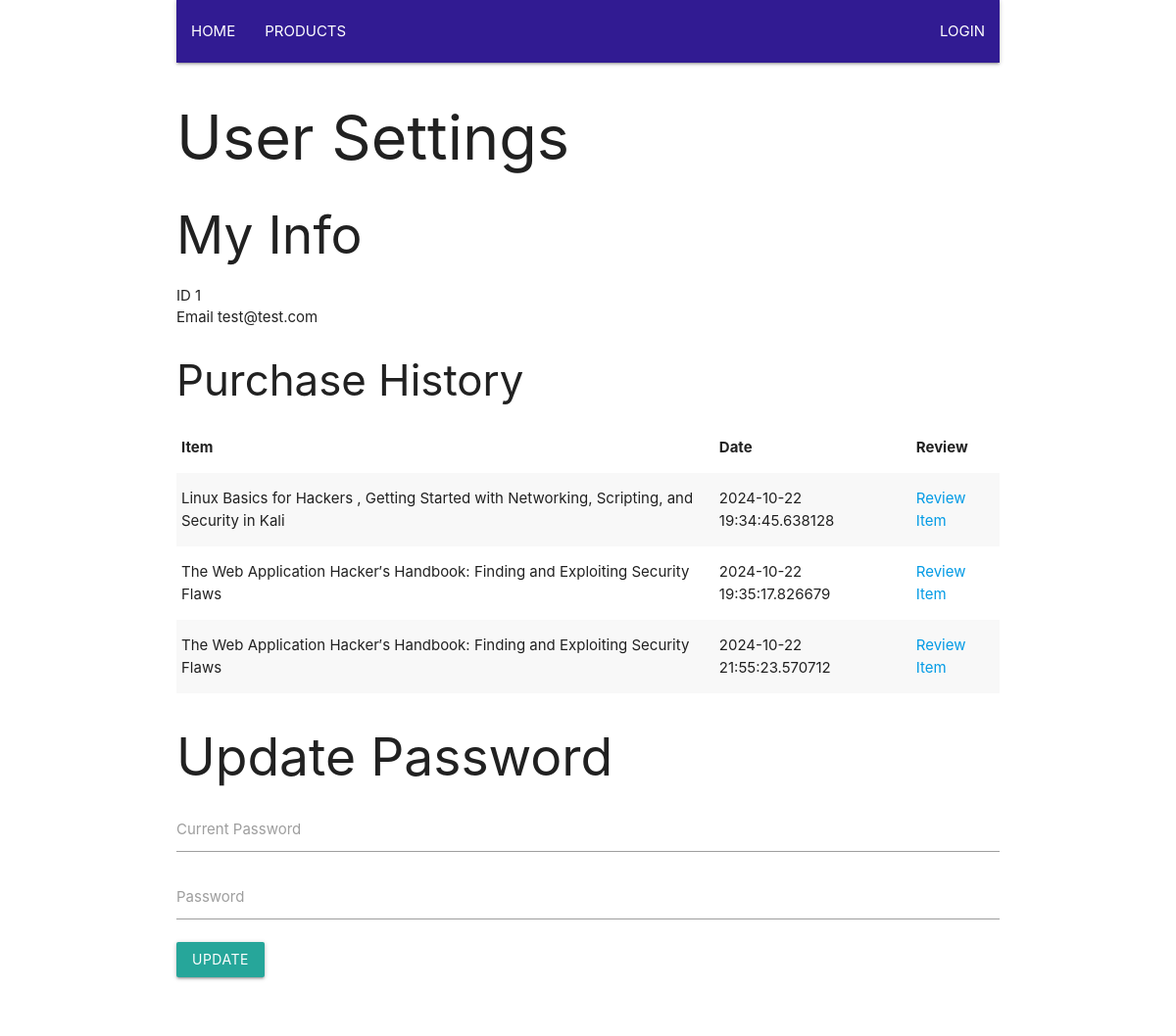
/user/1/settings, run on the app's committed database.
### tables this page shows
CREATE TABLE user (
   id INTEGER PRIMARY KEY,
   email TEXT NOT NULL,
   password TEXT NOT NULL
   );

CREATE TABLE purchase (
  id INTEGER PRIMARY KEY,
  userID INTEGER NOT NULL,
  productID INTEGER NOT NULL,
  date DATE
  );

CREATE TABLE product (
   id INTEGER PRIMARY KEY,
   name TEXT NOT NULL,
   description TEXT NOT NULL,
   price REAL,
   image TEXT
   );

### app/views.py (the view)
@app.route("/user/<userId>/settings")
def settings(userId):
    theQry = "Select * FROM User WHERE id = '{0}'".format(userId)
    thisUser =  query_db(theQry, one=True)
    if not thisUser:
        flask.flash("No Such User")
        return flask.redirect(flask.url_for("index"))
    theSQL = f"Select * FROM purchase WHERE userID = {userId}"
    purchaces = query_db(theSQL)
    theSQL = """
    SELECT productId, date, product.name
    FROM purchase
    INNER JOIN product ON purchase.productID = product.id
    WHERE userID = {0};
    """.format(userId)
    purchaces = query_db(theSQL)
    return flask.render_template("usersettings.html",
                                 user = thisUser,
                                 purchaces = purchaces)

### app/meta.py (called while the page is built)
def make_dicts(cursor, row):
    return dict((cursor.description[idx][0], value)
                for idx, value in enumerate(row))

def get_db():
    db = getattr(g, '_database', None)
    if db is None:
        db = g._database = sqlite3.connect(DATABASE)
    db.row_factory = make_dicts
    return db

def query_db(query, args=(), one=False):
    cur = get_db().execute(query, args)
    rv = cur.fetchall()
    cur.close()
    return (rv[0] if rv else None) if one else rv

@app.teardown_appcontext
def close_connection(exception):
    db = getattr(g, '_database', None)
    if db is not None:
        db.close()

### app/templates/usersettings.html
{% extends "base.html" %}
{% block content %}
<div class="row">
  <h1> User Settings </h1>
  <h2>My Info</h2>
  <ul>
    <li>ID {{user.id}}</li>
    <li>Email {{user.email}}</li>
  </ul>
<div class="row">
  <h3>Purchase History</h3>
  <table  class="striped">
    <thead>
      <tr>
	<th>Item</th>
	<th>Date</th>
	<th>Review</th>
      </tr>
    </thead>
  {% for item in purchaces %}
    <tr>
    <td>{{ item.name }} </td>
    <td>{{ item.date }} </td>
    <td><a href="{{url_for('reviewItem', userId=user.id, itemId=item.productID)}}">Review Item</a></td>
  </tr>
  {% endfor %}
  </table>
</div>
<div class="row">
  <h2>Update Password</h2>
  <form method="POST" action="{{url_for('updateUser', userId=user.id ) }}">
    <div class="input-field">
      <input id="current" name="current" type="password"/>
      <label for="current">Current Password<label>
    </div>
    <div class="input-field">
      <input id="password" name="password" type="password"/>
    <label for="password">Password<label>
    </div>
    <button class="waves-effect waves-light btn">Update</button>
  </form>
</div>
{% endblock content %}

### data on the page
user: id "1", email "test@test.com"
purchase: name "Linux Basics for Hackers , Getting Started with Networking, Scripting, and Security in Kali", date "2024-10-22 19:34:45.638128"
purchase: name "The Web Application Hacker′s Handbook: Finding and Exploiting Security Flaws", date "2024-10-22 19:35:17.826679"
purchase: name "The Web Application Hacker′s Handbook: Finding and Exploiting Security Flaws", date "2024-10-22 21:55:23.570712"
